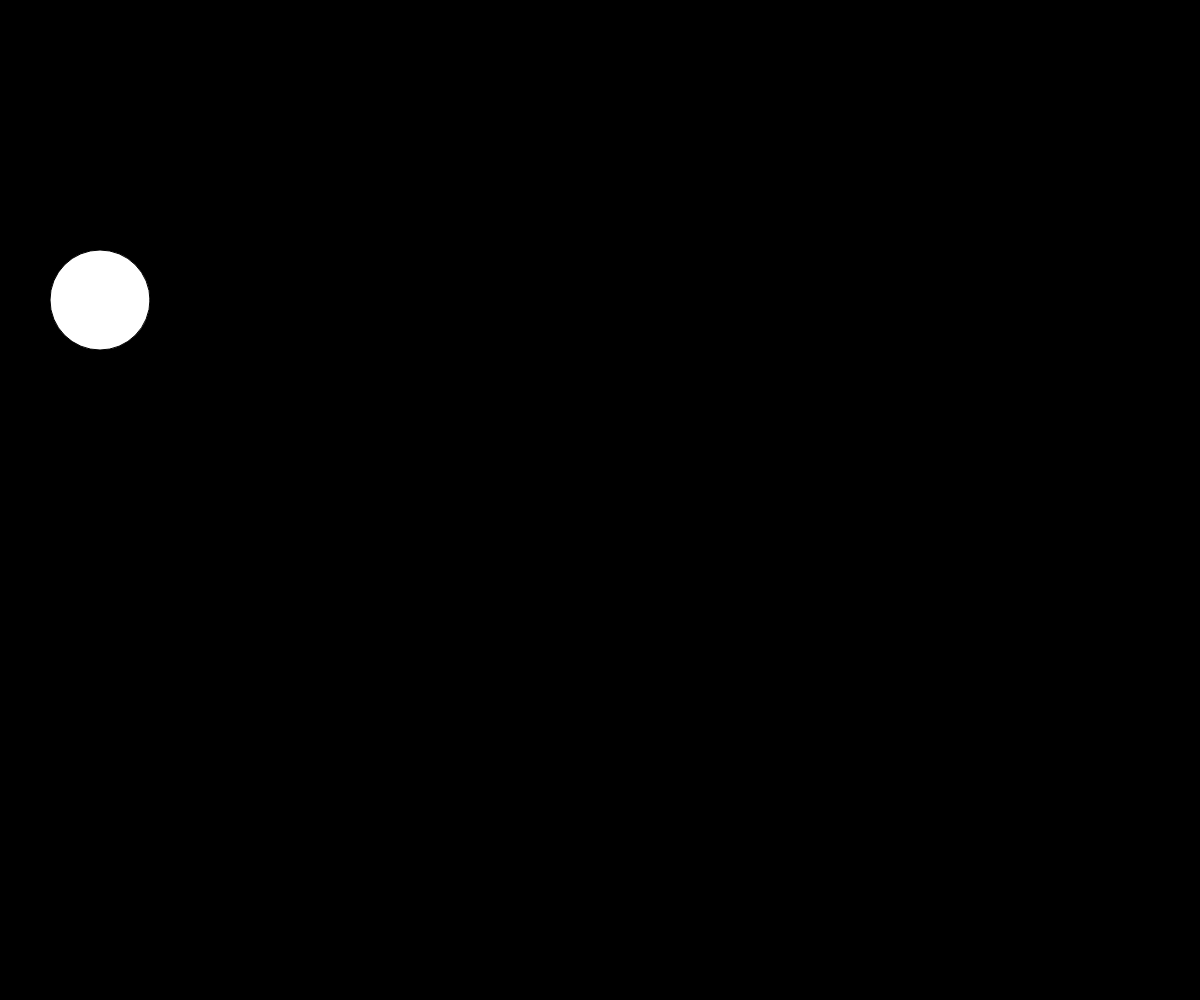
Frame 1 (no input)
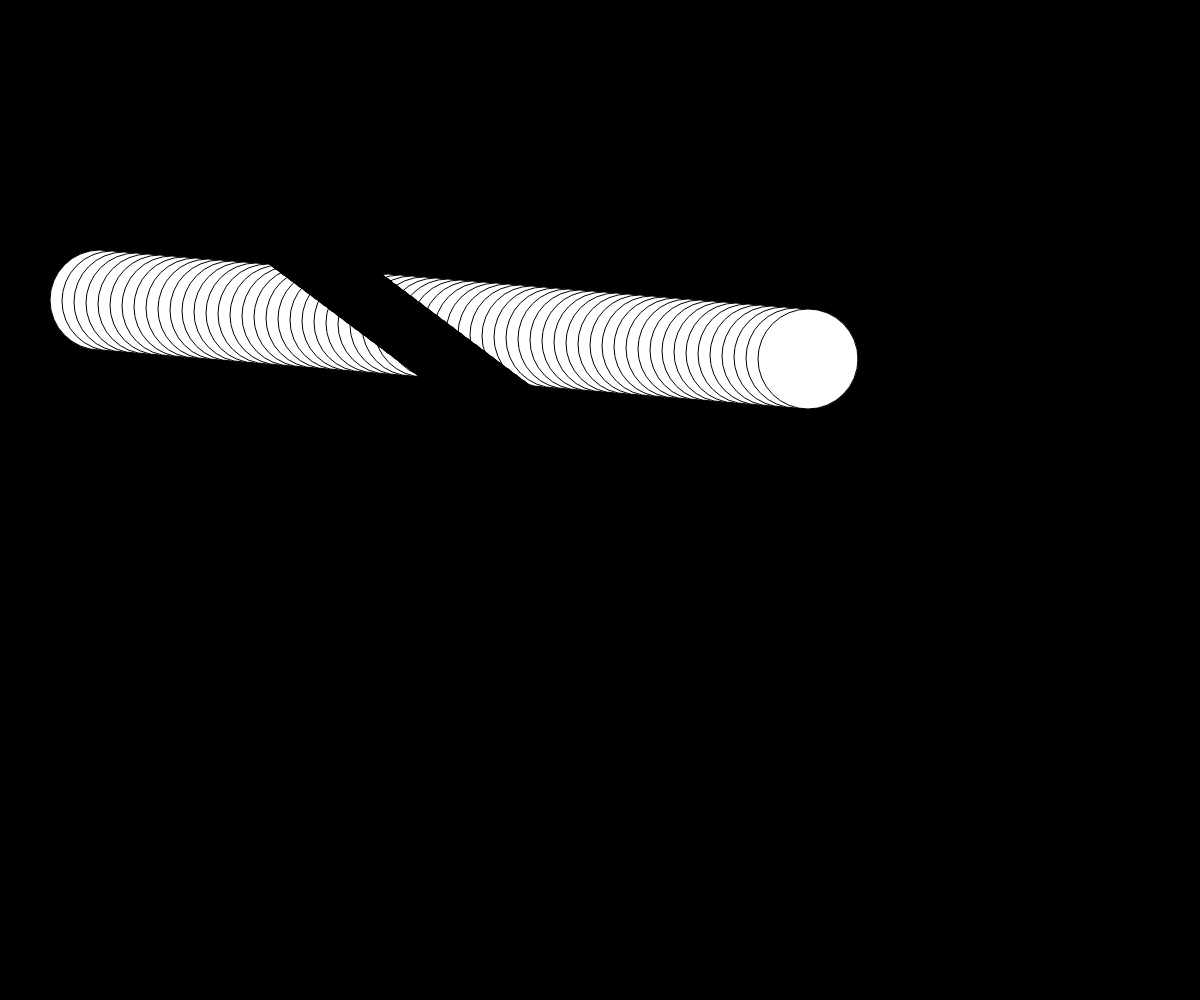
Frame 60 (no input)
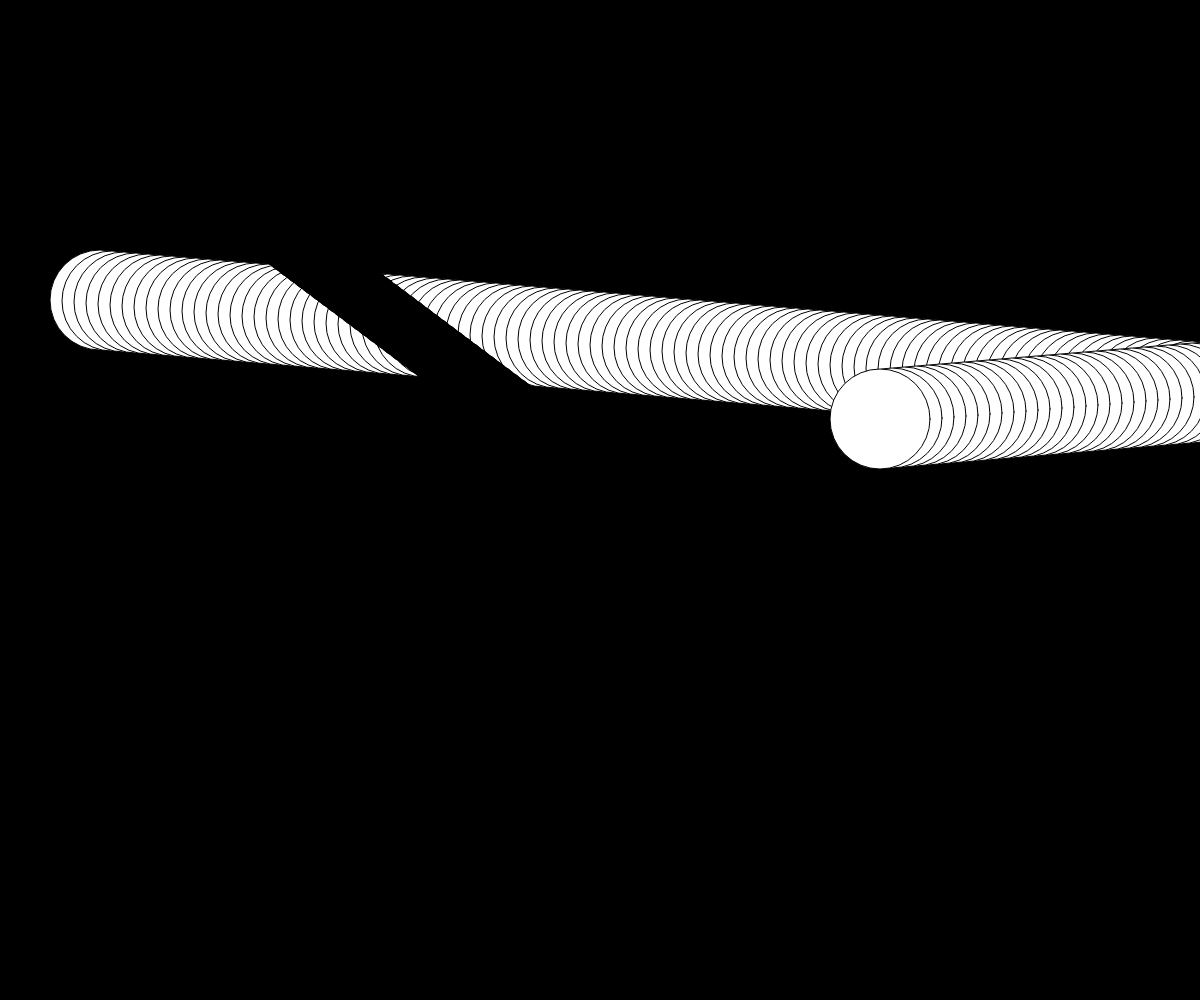
Frame 120 (the mouse pressed at the canvas centre since frame 60)

The p5.js sketch that drew these frames (run headless with seeded random() and noise() and a simulated clock; from frame 60 on, the mouse is pressed at the canvas centre):

// p5.js sketch
// ── sketch.js
function setup() {
    // Создаем канвас, как весь браузер
    let myCanvas = createCanvas(windowWidth, windowHeight);
    // прикрепляем канвас в заранее созданный элемент
    myCanvas.parent("canvas");
    background(255);
}

// function draw() {
//     fill(255, 15);
//     noStroke();
//     rect(0, 0, windowWidth, windowHeight);
//
//     stroke(0);
//     if (mouseIsPressed) {
//         fill(0);
//     } else {
//         fill(255);
//     }
//     ellipse(mouseX, mouseY, 80, 80);
// }

let ball = {
  x: 100,
  y: 100,
  xspeed: 8,
  yspeed: 6,
  }
let ball2 = {
  x: 100,
  y: 300,
  xspeed: 12,
  yspeed: 1,
}
let ball3 = {
  x: 200,
  y: 300,
  xspeed: 12,
  yspeed: 10,
}

function setup() {
  createCanvas(windowWidth, windowHeight);
    background(0);
}

function draw() {
  display1()
  move1()
  bounce1()
  display()
  move()
  bounce()

}

function display1 () {
  fill(0);
  ellipse(ball.x, ball.y, 60, 60);

}

function move1 () {
  ball.x = ball.x + ball.xspeed
  ball.y = ball.y + ball.yspeed

}

function bounce1 () {
  if (ball.x > width || ball.x < 0) {
    ball.xspeed = ball.xspeed * - 1
  }
  if (ball.y > height || ball.y < 0) {
    ball.yspeed = ball.yspeed * - 1
  }

}
function display () {
  fill(255);
  ellipse(ball2.x, ball2.y, 100, 100);

}

function move () {
  ball2.x = ball2.x + ball2.xspeed
  ball2.y = ball2.y + ball2.yspeed

}

function bounce () {
  if (ball2.x > width || ball2.x < 0) {
    ball2.xspeed = ball2.xspeed * - 1
  }
  if (ball2.y > height || ball2.y < 0) {
    ball2.yspeed = ball2.yspeed * - 1
  }
}












// Изменяем размер канваса, если изменился размер окна
function windowResized() {
    resizeCanvas(windowWidth, windowHeight);
}
